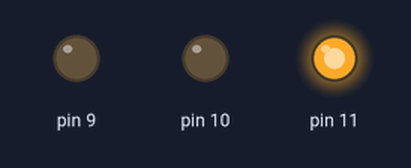
The sketch below on a simulated Arduino Uno, built with avr-gcc and run on an emulated ATmega328P. On the bench: output pins drawn as LEDs (lit = HIGH).

Above: at 0.1 s.
Timing chart, 0 to 1.6 s (numbered marks = the images above):
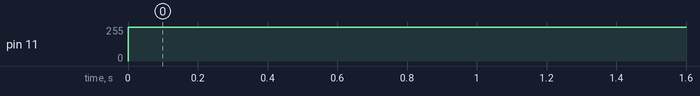

Measured:
- by itself, pin 11: 0/255 → 254/255 at 0.00 s

The sketch:

programa08.ino
```cpp
int R = 0;
int G = 0;
int B = 254;

void setup() {
  pinMode(9, OUTPUT);
  pinMode(10, OUTPUT);
  pinMode(11, OUTPUT);
}

void loop() {
  analogWrite(9,R);
  analogWrite(10,G);
  analogWrite(11,B);
}
```
